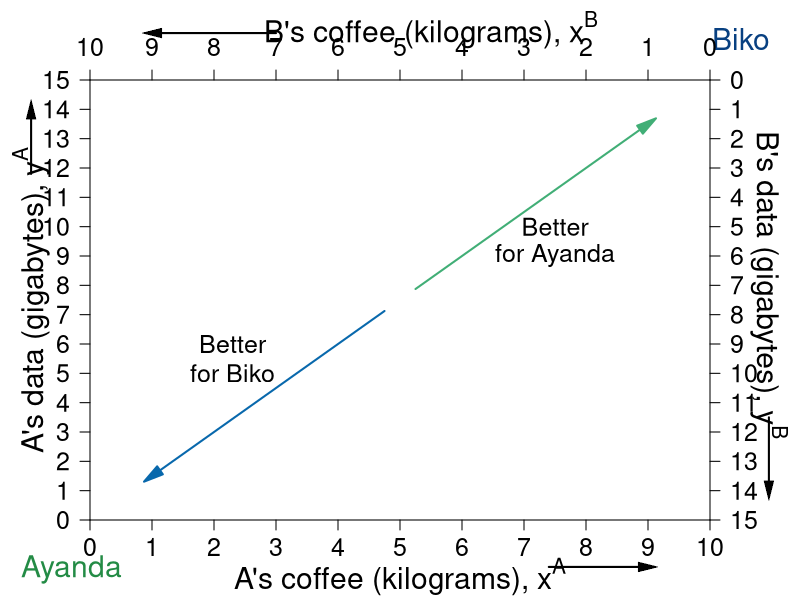

The R script that drew this image:
require(shape)
pdf(file = "property/edgeworth_better_worse.pdf", width = 9, height = 7)

#Set parameters for graphics
axislabelsize <- 1.8
labelsize <- 1.5
namesize <- 1.8
annotatesize <- 1.5
graphlinewidth <- 2
segmentlinewidth <- 1.5

indiffcurveA1 <- function(x, U = 4, A = 1, a = 0.5) {
  ((((U-2)/A)*(1/x)^a)^(1/(1-a)))
}

indiffcurveA2 <- function(x, U = 4, A = 1, a = 0.5) {
  (((U/A)*(1/x)^a)^(1/(1-a)))
}

indiffcurveA3 <- function(x, U = 4, A = 1, a = 0.5) {
  ((((U+2)/A)*(1/x)^a)^(1/(1-a)))
}

#Aisha happens to have found 8 coffee and 2 data, 
#and Betty happens to have found 2 coffee and 13 data. 
#Aisha's utility (8^0.5)*(2^0.5) = 4
#Betty's utility (2^0.5)*(13^0.5) = 5.09

COL <- c("#7fc97f", "#beaed4", "#fdc086", "#ffff99", "#386cb0", "#f0027f", "#bf5b17", "#666666")
COLA <- c("#99d8c9","#66c2a4","#41ae76", "#238b45", "#005824")
COLB <- c("#4eb3d3", "#2b8cbe", "#0868ac","#084081")

par(mar =  c(4, 4.5, 4, 4.5))
xlims <- c(0, 10)
ylims <- c(0, 15)
xlims2 <- c(10, 0)
ylims2 <- c(15, 0)

plot(0, 0, xlim = xlims, ylim = ylims, type = "n",
     xlab = "",
     ylab = "", 
     line = 2.5,
     xaxt = "n", 
     yaxt = "n", 
     bty = "n",
     xaxs="i", 
     yaxs="i")

mtext(expression(paste("A's coffee (kilograms), ", x^A)), side=1, line = 3, cex = axislabelsize)

text(-0.95, 0.5*ylims[2], expression(paste("A's data (gigabytes), ", y^A)), xpd = TRUE, cex = axislabelsize, srt = 90) 

#Add arrows:
Arrows(-0.95, 11.8, -0.95, 14, col = "black", lty = 1, lwd = 2, arr.type = "triangle", arr.lwd = 0.5, xpd = TRUE)
Arrows(7.4, -1.6, 9, -1.6, col = "black", lty = 1, lwd = 2, arr.type = "triangle", arr.lwd = 0.5, xpd = TRUE)


npts <- 500 
npts2 <- 501
#Specify the sequences of points for graphing. 
xx1 <- seq(xlims[1], xlims[2], length.out = npts)
#xx2 <- seq(xlims[1], xlims[2], length.out = npts)
#xx3 <- seq(xlims[1], xlims[2], length.out = npts2)
#xx4 <- seq(xlims[1], 10, length.out = npts2)

#Draw the lines for the graphs
#lines(xx1, indiffcurveA1(xx1), col = COLA[3], lwd = 4)
#lines(xx1, indiffcurveA2(xx1), col = COLA[3], lwd = 4)
#lines(xx1, indiffcurveA3(xx1), col = COLA[3], lwd = 4)
#lines(xx2, solowCondition(xx2, delta = 5), col = COL[3], lwd = 4)
#lines(xx2, solowInfeas(xx2, delta = 5), col = COL[1], lwd = 4, lty = 2)

#Customize ticks and labels for the plot
ticksy <- seq(from = 0, to = 15, by = 1)
ylabels <- seq(from = 0, to = 15, by = 1)
ticksx <- seq(from = 0, to = 10, by = 1)
xlabels <- seq(from = 0, to = 10, by = 1)
axis(1, at = ticksx, pos = 0, labels = xlabels, cex.axis = labelsize)
axis(2, at = ticksy, pos = 0, labels = ylabels, las = 1, cex.axis = labelsize)


text(-0.3, -1.7, expression("Ayanda"), xpd = TRUE, cex = namesize, col = COLA[4])
text(10.5, 16.4, expression("Biko"), xpd = TRUE, cex = namesize, col = COLB[4])


#Set up second axes and labels
par(new = TRUE)
#par(mar =  c(6, 4, 4, 4))

xlims2 <- c(10, 0)
ylims2 <- c(15, 0)

plot(0, 0, xlim = xlims2, ylim = ylims2, type = "n",
     xlab = expression(paste("")),
     ylab = expression(paste("")),
     xaxt = "n", 
     yaxt = "n", 
     cex.lab = 1.3, 
     bty = "n",
     xaxs="i", 
     yaxs="i")

axis(side = 3, at = ticksx, pos = 0, labels = xlabels, cex.axis = labelsize)
axis(side = 4, at = ticksy, pos = 0, labels = ylabels, las = 1, cex.axis = labelsize)
#axis(side=3, at = xlims2, pos = 0)

text(4.5, -1.7, expression(paste("B's coffee (kilograms), ", x^B)), xpd = TRUE, cex = axislabelsize)
text(-0.95, 7, expression(paste("B's data (gigabytes), ", y^B)), xpd = TRUE, cex = axislabelsize, srt = 270) 

#Add arrows:
Arrows(-0.95, 11.5, -0.95, 14, col = "black", lty = 1, lwd = 2, arr.type = "triangle", arr.lwd = 0.5, xpd = TRUE)
Arrows(7, -1.6, 9, -1.6, col = "black", lty = 1, lwd = 2, arr.type = "triangle", arr.lwd = 0.5, xpd = TRUE)


indiffcurveB1 <- function(x, U = 5.09, A = 1, a = 0.5) {
  ((((U-2)/A)*(1/x)^a)^(1/(1-a)))
}

indiffcurveB2 <- function(x, U = 5.09, A = 1, a = 0.5) {
  (((U/A)*(1/x)^a)^(1/(1-a)))
}

indiffcurveB3 <- function(x, U = 5.09, A = 1, a = 0.5) {
  ((((U+2)/A)*(1/x)^a)^(1/(1-a)))
}

#lines(xx1, indiffcurveB1(xx1), col = COLB[3], lwd = 4)
#lines(xx1, indiffcurveB2(xx1), col = COLB[3], lwd = 4)
#lines(xx1, indiffcurveB3(xx1), col = COLB[3], lwd = 4)

#Label B's indifference curves
#text(9.1, 1.6, expression(u[1]^B))
#text(9.1, 3.4, expression(u[2]^B))
#text(9.1, 6.2, expression(u[3]^B))

#Add a point for the initial endowment
#points(2, 13, pch = 16, col = "black", cex = 1.5)


#Arrow to Slope of BRF
Arrows(5.25, 7.875, 9, 13.5, lty = 1, lwd = 2, arr.type = "triangle",  col = COLB[3])
Arrows(4.75, 7.125, 1, 1.5, lty = 1, lwd = 2, arr.type = "triangle",  col = COLA[3])

text(7.7, 9, expression(paste("Better")), cex = labelsize)
text(7.7, 10, expression(paste("for Biko")), cex = labelsize)
text(2.5, 5, expression(paste("Better")), cex = labelsize)
text(2.5, 6, expression(paste("for Ayanda")), cex = labelsize)

#Arrow to Slope of isoprofit
#Arrows(13, 0.80, 15, 0.80, col = "black", lty = 1, lwd = 2, arr.type = "triangle")
#text(10.2, 0.80, expression(paste("Slope = ", frac(q, p))))

dev.off()
